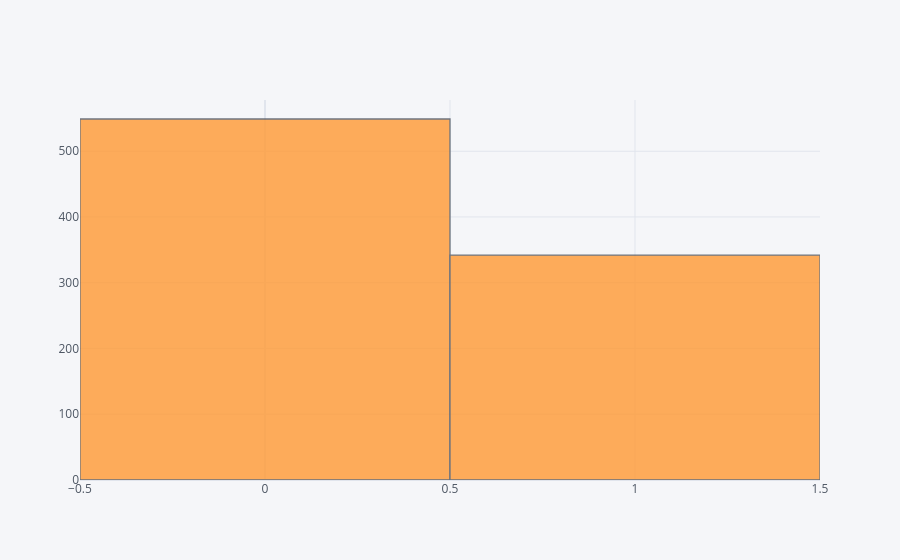

Notebook code cell kept with this figure:
### Markdown cell above
> From the above graph we clearly see that there are a lot of missing values in age and cabin columns. And we will try to fix those ahead.

### Code cell
train['Survived'].iplot(kind='hist')

### Figure 1 — Plotly figure (JSON) as saved in the notebook; plotly's stock layout.template omitted (floating-point values rounded to 4 significant figures; data arrays with more than 128 entries replaced by an {"elided": "..."} marker saying what was removed)
{"data": [{"histfunc": "count", "histnorm": "", "marker": {"color": "rgba(255, 153, 51, 1.0)", "line": {"color": "#4D5663", "width": 1.3}}, "name": "Survived", "opacity": 0.8, "orientation": "v", "type": "histogram", "x": {"elided": "891 int values"}}], "layout": {"barmode": "overlay", "legend": {"bgcolor": "#F5F6F9", "font": {"color": "#4D5663"}}, "paper_bgcolor": "#F5F6F9", "plot_bgcolor": "#F5F6F9", "title": {"font": {"color": "#4D5663"}}, "xaxis": {"gridcolor": "#E1E5ED", "showgrid": true, "tickfont": {"color": "#4D5663"}, "title": {"font": {"color": "#4D5663"}, "text": ""}, "zerolinecolor": "#E1E5ED"}, "yaxis": {"gridcolor": "#E1E5ED", "showgrid": true, "tickfont": {"color": "#4D5663"}, "title": {"font": {"color": "#4D5663"}, "text": ""}, "zerolinecolor": "#E1E5ED"}}}
